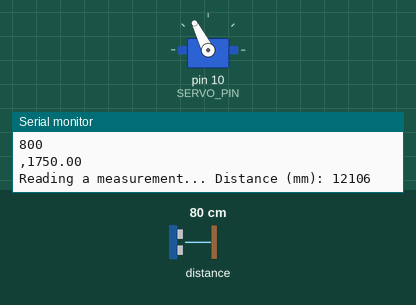
A sketch run on a simulated Arduino Uno, built with avr-gcc and run on an emulated ATmega328P. On the bench: servo, the last lines printed to the serial monitor. The test bench sets the inputs (shaded band); at power-on: distance to the obstacle 80 cm.

Above: at 0.45 s.
1.3 s: distance to the obstacle set to 250 cm
At 1.78 s:
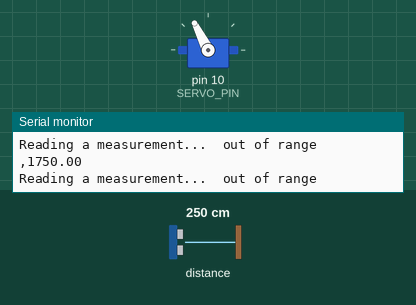
4.3 s: distance to the obstacle set to 18 cm
At 4.44 s:
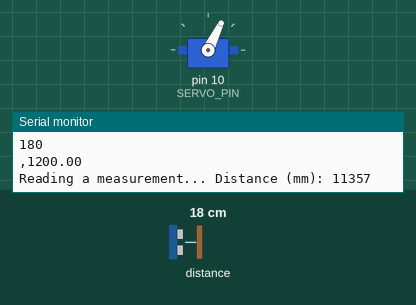
7.3 s: distance to the obstacle set to 11 cm
10.3 s: distance to the obstacle set to 8 cm
At 10.42 s:
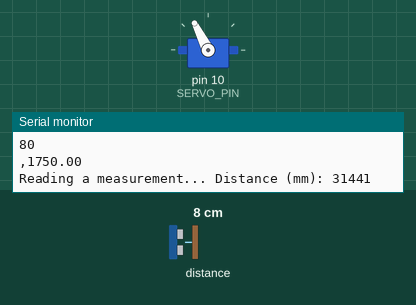
Timing chart, 0 to 14.3 s (numbered marks = the images above; inputs shaded):
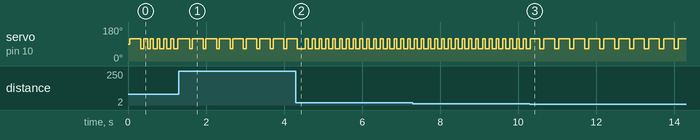

The sketch:

vl53l0x.ino
```cpp
#include "Adafruit_VL53L0X.h"
#include <Servo.h>
#define SERVO_PIN 10
Servo servo;
float TF = 0.4 ;
int CurrentDistance;
float PreviousDistance;

float elapsedTime, time, timePrev;        //Variables for time control
float distance_previous_error, distance_error;
int period = 12;  //Refresh rate period of the loop is 50ms
double filteredDerivative = 0.0;
double alpha = 3.95244837854835;

float kp=5; //Mine was 8 0.0903580249872015
float ki=0.25; //Mine was 0.2 and 0.0903580249872015
float kd=800;//Mine was 180.46529  and 750.182308618545


float distance_setpoint = 130;           //Should be the distance from sensor to the middle of the bar in mm
float PID_p, PID_i, PID_d, PID_total;
int Previousdistance;


Adafruit_VL53L0X lox = Adafruit_VL53L0X();

void setup() {
  Serial.begin(115200);
servo.attach(SERVO_PIN);
  // wait until serial port opens for native USB devices
  while (! Serial) {
    delay(1);
  }

  Serial.println("Adafruit VL53L0X test");
  if (!lox.begin()) {
    Serial.println(F("Failed to boot VL53L0X"));
    while(1);
  }
  // power
  Serial.println(F("VL53L0X API Simple Ranging example\n\n"));
}


void loop() {
  if(millis() > time + period) {
  time = millis();

  VL53L0X_RangingMeasurementData_t measure;

  CurrentDistance = PreviousDistance*(1-TF) + measure.RangeMilliMeter*TF;
  PreviousDistance = CurrentDistance + .012;


  Serial.print("Reading a measurement... ");
  lox.rangingTest(&measure, false); // pass in 'true' to get debug data printout!

  if (measure.RangeStatus != 4) {  // phase failures have incorrect data
    Serial.print("Distance (mm): "); Serial.println(CurrentDistance); Serial.println(measure.RangeMilliMeter);
  } else {
    Serial.println(" out of range ");

  }

//  delay(100);


// Controller (PID) calculations
distance_error = distance_setpoint - CurrentDistance;
PID_p = kp * distance_error;
  float dist_diference = distance_error - distance_previous_error;
    float distance_previous;
    float tau = 25;
    // Filtered derivative calculation with low pass filter
    PID_d = 2*kd*(distance_error - distance_previous_error)/(2*tau +period)+(2*tau-period)*(PID_d)/(2*tau+period);

  if(-40 < distance_error && distance_error < 40) {
    PID_i = PID_i + ki*distance_error;
    PID_i = constrain(PID_i, -100,100);
  }    else
    PID_i = 0 ;

  int top_ang = 1750;
  int low_ang = 1200;

  PID_total = PID_p+PID_i+PID_d;
  PID_total = map(PID_total,-260,250, top_ang, low_ang);
////  Controller saturation
      if(PID_total < low_ang){PID_total = low_ang;}
      if(PID_total > top_ang) {PID_total = top_ang; }

    servo.writeMicroseconds(PID_total);
    distance_previous_error = distance_error;
    distance_previous = measure.RangeMilliMeter;
}

//    Serial.println(PID_p+PID_i+PID_d);
    Serial.print(",");
       // Serial.println(distance_setpoint);
        Serial.println(PID_total);
}
```

Measured:
- the behaviour switches between 10 and 9 cm on distance to the obstacle (found by bisection; images 2 and 3)
- after the input at 1.3 s, servo on pin 10 (SERVO_PIN): alternates 117° for 0.28 s and 64° for 0.07 s, starting after 0.28 s
- after the input at 10.3 s, servo on pin 10 (SERVO_PIN): alternates 117° for 0.28 s and 64° for 0.10 s, starting after 0.25 s
